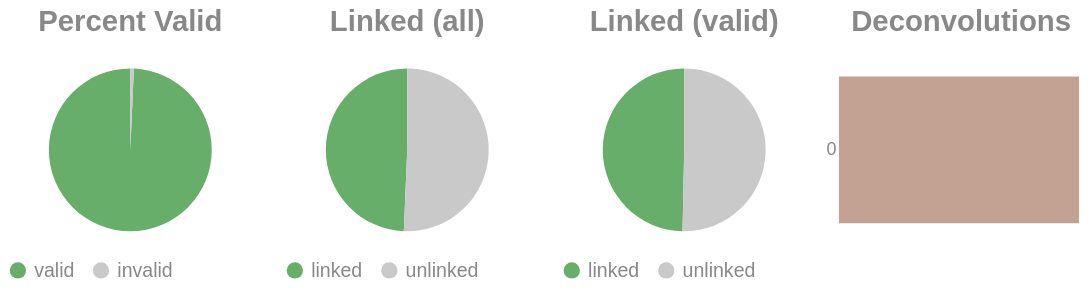

The cell this chart's notebook holds for it:
### Code cell
if SKIPLR:
    pass
else:
    clash = Counter()
    for i in valids['molecule'].to_list():
        _mol = i.split("-")
        if len(_mol) == 1:
            clash.update('0')
        else:
            clash.update(_mol[-1])

    _d = {"deconvolutions": [], 'count': []}
    for k,v in clash.items():
        _d['deconvolutions'].append(k)
        _d['count'].append(v)

    tot_valid = valids['reads'].sum()
    mask = valids['reads'] >= 2
    n_linked_reads = valids.filter(mask)['reads'].sum()
    if n_linked_reads == 0:
        print_html("No linked molecules (>=2 reads) were detected; skipping linked-only distributions.")
        SKIPLR = True
    else:
        perc_valid = round(tot_valid / n_reads, 4)
        linked_perc_abs = round(n_linked_reads / n_reads, 4)
        linked_perc = round(n_linked_reads / tot_valid, 4)

    _valid = pl.DataFrame({"valids": ['valid', 'invalid'], "count": [tot_valid, n_reads - tot_valid]})
    _linked_abs = pl.DataFrame({"linked (absolute)": ['linked', 'unlinked'], "count": [n_linked_reads, n_reads - n_linked_reads]})
    _linked_rel = pl.DataFrame({"linked (valids)": ['linked', 'unlinked'], "count": [n_linked_reads, tot_valid - n_linked_reads]})

    (
        alt.hconcat(
            piechart(_valid, goodval = 'valid', title = "Percent Valid"),
            piechart(_linked_abs, goodval = "linked", title =  "Linked (all)"),
            piechart(_linked_rel, goodval = "linked", title =  "Linked (valid)"),
            convolutionbar(pl.DataFrame(_d), title = "Deconvolutions"),
            center = True,
            bounds = 'flush'
        )
        .resolve_scale(color='independent')
        .resolve_legend('independent')
        .properties(usermeta={'embedOptions': {"actions": False}})
    ).display()

### Figure 1 — Vega-Lite specification as saved in the notebook (floating-point values rounded to 4 significant figures)
{"width": "container", "height": 400, "config": {"title": {"anchor": "start", "dy": -15, "fontSize": 18, "color": "#888888", "subtitleColor": "#888888", "subtitleFontSize": 14}, "arc": {"fill": "#0072B2"}, "axis": {"domainColor": "#888888", "domainWidth": 0.5, "gridWidth": 0.2, "grid": false, "titleFontWeight": 400, "titleFontSize": 15, "labelFontSize": 11, "labelColor": "#888888", "tickColor": "#888888", "tickWidth": 0.2, "titleColor": "#888888"}, "axisBand": {"grid": false}, "axisX": {"grid": true, "tickSize": 10, "domainCap": "round"}, "axisY": {"domain": false, "grid": true, "tickSize": 0, "domainCap": "round"}, "background": "transparent", "header": {"labelFontSize": 15, "labelColor": "#888888", "titleFontSize": 15, "titleFontWeight": 600, "titleColor": "#888888"}, "legend": {"labelFont": "sans-serif", "labelFontSize": 12, "labelColor": "#888888", "symbolSize": 100, "symbolType": "circle", "titleFontSize": 12, "titlePadding": 10, "titleColor": "#888888", "title": null}, "range": {"category": ["#E69F00", "#56B4E9", "#009E73", "#F0E442", "#0072B2", "#D55E00", "#CC79A7", "#000000"], "diverging": ["#cfe8f3", "#a2d4ec", "#73bfe2", "#46abdb", "#1696d2", "#12719e"]}, "area": {"fill": "#0072B2", "fillOpacity": 0.7, "line": true, "strokeOpacity": 0.7}, "line": {"color": "#0072B2", "stroke": "#0072B2", "strokeWidth": 2}, "trail": {"color": "#0072B2", "stroke": "#0072B2", "strokeWidth": 0, "size": 1}, "point": {"filled": true, "fillOpacity": 1.0, "size": 95}, "text": {"color": "#888888", "fontSize": 11, "align": "right", "fontWeight": 400, "size": 11}, "bar": {"fill": "#0072B2", "stroke": null}, "view": {"stroke": null, "continuousWidth": 660, "continuousHeight": 400}}, "hconcat": [{"data": {"name": "data-8829b989e1f0fa3762498f2c23bc4f0c"}, "mark": {"type": "arc"}, "encoding": {"color": {"field": "valids", "legend": {"orient": "bottom", "title": null}, "scale": {"domain": ["valid", "invalid"], "range": ["#68ae6b", "#C9C9C9"]}, "title": "Valids", "type": "nominal"}, "theta": {"field": "count", "type": "quantitative"}, "tooltip": [{"field": "valids", "title": "Valids", "type": "ordinal"}, {"field": "percent", "format": ".2%", "title": "Percent", "type": "quantitative"}, {"field": "count", "title": "Count", "type": "quantitative"}]}, "height": 100, "title": {"text": "Percent Valid", "align": "center", "anchor": "middle"}, "transform": [{"calculate": "datum.count / 1385361", "as": "percent"}], "width": 150}, {"data": {"name": "data-c2d2d3543fe167341fcdcb84e879d101"}, "mark": {"type": "arc"}, "encoding": {"color": {"field": "linked (absolute)", "legend": {"orient": "bottom", "title": null}, "scale": {"domain": ["linked", "unlinked"], "range": ["#68ae6b", "#C9C9C9"]}, "title": "Linked (Absolute)", "type": "nominal"}, "theta": {"field": "count", "type": "quantitative"}, "tooltip": [{"field": "linked (absolute)", "title": "Linked (Absolute)", "type": "ordinal"}, {"field": "percent", "format": ".2%", "title": "Percent", "type": "quantitative"}, {"field": "count", "title": "Count", "type": "quantitative"}]}, "height": 100, "title": {"text": "Linked (all)", "align": "center", "anchor": "middle"}, "transform": [{"calculate": "datum.count / 1385361", "as": "percent"}], "width": 150}, {"data": {"name": "data-2659faeb175b919dc973c0360ef7a9b1"}, "mark": {"type": "arc"}, "encoding": {"color": {"field": "linked (valids)", "legend": {"orient": "bottom", "title": null}, "scale": {"domain": ["linked", "unlinked"], "range": ["#68ae6b", "#C9C9C9"]}, "title": "Linked (Valids)", "type": "nominal"}, "theta": {"field": "count", "type": "quantitative"}, "tooltip": [{"field": "linked (valids)", "title": "Linked (Valids)", "type": "ordinal"}, {"field": "percent", "format": ".2%", "title": "Percent", "type": "quantitative"}, {"field": "count", "title": "Count", "type": "quantitative"}]}, "height": 100, "title": {"text": "Linked (valid)", "align": "center", "anchor": "middle"}, "transform": [{"calculate": "datum.count / 1375656", "as": "percent"}], "width": 150}, {"data": {"name": "data-6ec5287e1f0b8c83d9713e21ffa95f2f"}, "mark": {"type": "bar"}, "encoding": {"color": {"field": "deconvolutions", "legend": null, "scale": {"scheme": "lightgreyred"}, "type": "nominal"}, "tooltip": [{"field": "deconvolutions", "title": "Deconvolutions", "type": "ordinal"}, {"field": "percent", "format": ".2%", "title": "Percent", "type": "quantitative"}, {"field": "count", "title": "Count", "type": "quantitative"}], "x": {"axis": null, "field": "count", "type": "quantitative"}, "y": {"field": "deconvolutions", "sort": "ascending", "title": null, "type": "nominal"}}, "height": 100, "title": {"text": "Deconvolutions", "align": "center", "anchor": "middle"}, "transform": [{"calculate": "datum.count / 884236", "as": "percent"}], "width": 150}], "bounds": "flush", "center": true, "resolve": {"legend": {"angle": "independent"}, "scale": {"color": "independent"}}, "usermeta": {"embedOptions": {"actions": false}}, "$schema": "https://vega.github.io/schema/vega-lite/v6.1.0.json", "datasets": {"data-8829b989e1f0fa3762498f2c23bc4f0c": [{"valids": "valid", "count": 1375656}, {"valids": "invalid", "count": 9705}], "data-c2d2d3543fe167341fcdcb84e879d101": [{"linked (absolute)": "linked", "count": 683404}, {"linked (absolute)": "unlinked", "count": 701957}], "data-2659faeb175b919dc973c0360ef7a9b1": [{"linked (valids)": "linked", "count": 683404}, {"linked (valids)": "unlinked", "count": 692252}], "data-6ec5287e1f0b8c83d9713e21ffa95f2f": [{"deconvolutions": "0", "count": 884236}]}}
